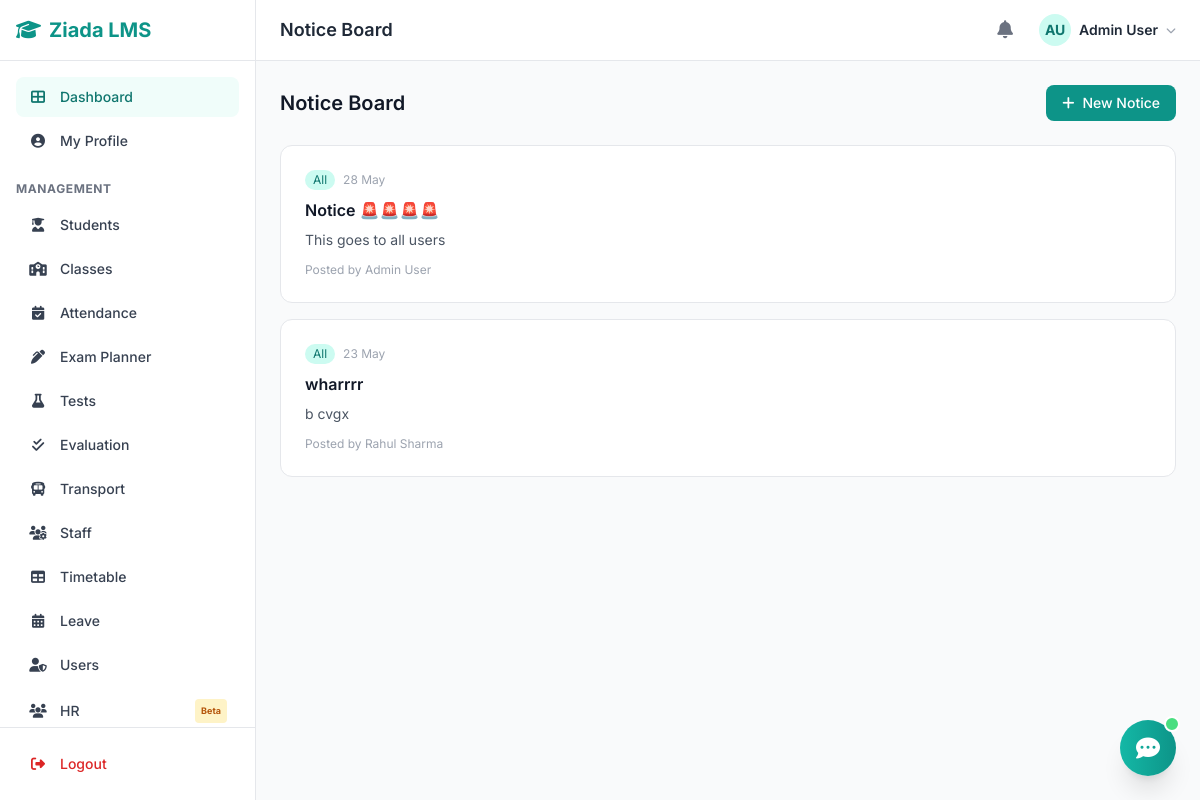
Screenshot of /modules/noticeboard/index.php (signed in) with the database file from the repository.
### tables this page shows
CREATE TABLE `users` (
  `id` int(11) NOT NULL,
  `username` varchar(50) NOT NULL,
  `email` varchar(100) NOT NULL,
  `password` varchar(255) NOT NULL,
  `full_name` varchar(100) NOT NULL,
  `phone` varchar(20) DEFAULT NULL,
  `role` enum('admin','teacher','student') NOT NULL DEFAULT 'student',
  `avatar` varchar(255) DEFAULT NULL,
  `is_active` tinyint(1) DEFAULT 1,
  `created_at` timestamp NOT NULL DEFAULT current_timestamp(),
  `updated_at` timestamp NOT NULL DEFAULT current_timestamp() ON UPDATE current_timestamp()
);

CREATE TABLE `notices` (
  `id` int(11) NOT NULL,
  `title` varchar(200) NOT NULL,
  `content` text NOT NULL,
  `target_audience` enum('all','teacher','student') DEFAULT 'all',
  `class_id` int(11) DEFAULT NULL,
  `is_active` tinyint(1) DEFAULT 1,
  `created_by` int(11) DEFAULT NULL,
  `created_at` timestamp NOT NULL DEFAULT current_timestamp()
);

### config/database.php (called while the page is built, shortened)
<?php
function db_connect() {
    $conn = new mysqli(DB_HOST, DB_USER, DB_PASS, DB_NAME);
    $conn->set_charset("utf8mb4");
    return $conn;
}
function db_query($sql, $params = []) {
    $conn = db_connect();
    if (!empty($params)) {
        $stmt = $conn->prepare($sql);
        if ($stmt) {
            $types = '';
            foreach ($params as $p) {
                if (is_int($p)) $types .= 'i';
                elseif (is_double($p)) $types .= 'd';
                else $types .= 's';
            }
            $stmt->bind_param($types, ...$params);
            $stmt->execute();
            $result = $stmt->get_result();
            return $result;
        }
    }
    $result = $conn->query($sql);
    return $result;
}
function db_get_row($sql, $params = []) {
    $result = db_query($sql, $params);
    return $result ? $result->fetch_assoc() : null;
}
function db_get_all($sql, $params = []) {
    $result = db_query($sql, $params);
    return $result ? $result->fetch_all(MYSQLI_ASSOC) : [];
}

### modules/noticeboard/index.php (the view, shortened to what this page needs)
<?php
require_once __DIR__ . '/../../includes/functions.php';
$notices = db_get_all("SELECT n.*, u.full_name as author FROM notices n LEFT JOIN users u ON n.created_by = u.id WHERE n.is_active = 1 ORDER BY n.created_at DESC");
include __DIR__ . '/../../includes/header.php';
?>
<div class="max-w-4xl mx-auto">
    <div class="flex items-center justify-between mb-6">
        <h2 class="text-xl font-semibold text-gray-900">Notice Board</h2>
        <button onclick="document.getElementById('noticeForm').classList.toggle('hidden')" class="bg-teal-600 text-white px-4 py-2 rounded-lg text-sm font-medium hover:bg-teal-700 transition flex items-center gap-2">
            <i class="fas fa-plus"></i> New Notice
        </button>
    </div>
    <?php if (empty($notices)): ?>
    <div class="bg-white rounded-xl border border-gray-200 p-12 text-center">
        <i class="fas fa-bullhorn text-5xl text-gray-300 mb-4 block"></i>
        <p class="text-gray-500">No notices posted yet.</p>
    </div>
    <?php else: ?>
    <div class="space-y-4">
        <?php foreach ($notices as $n): ?>
        <div class="bg-white rounded-xl border border-gray-200 p-6 hover:shadow-sm transition">
            <div class="flex items-start justify-between">
                <div class="flex-1">
                    <div class="flex items-center gap-2 mb-2">
                        <span class="text-xs px-2 py-0.5 rounded-full bg-teal-100 text-teal-700"><?= ucfirst($n['target_audience']) ?></span>
                        <span class="text-xs text-gray-400"><?= time_ago($n['created_at']) ?></span>
                    </div>
                    <h3 class="font-semibold text-gray-900"><?= sanitize($n['title']) ?></h3>
                    <p class="text-sm text-gray-600 mt-2"><?= nl2br(sanitize($n['content'])) ?></p>
                    <p class="text-xs text-gray-400 mt-3">Posted by <?= sanitize($n['author'] ?? 'Admin') ?></p>
                </div>
            </div>
        </div>
        <?php endforeach; ?>
    </div>
    <?php endif; ?>
</div>
<?php include __DIR__ . '/../../includes/footer.php'; ?>

### includes/functions.php (shortened to what this page needs)
<?php
function sanitize($input) {
    return htmlspecialchars(strip_tags(trim($input)), ENT_QUOTES, 'UTF-8');
}
function time_ago($datetime) {
    $time = strtotime($datetime);
    $diff = time() - $time;
    return date('d M', $time);
}
function get_avatar($name, $photo = null, $subdir = 'avatars') {
    $initials = '';
    $parts = explode(' ', $name);
    foreach ($parts as $p) $initials .= strtoupper($p[0] ?? '');
    return substr($initials, 0, 2);
}
function user_avatar_html($user, $size = 'w-8 h-8', $text_size = 'text-sm') {
    $initial = get_avatar($user['full_name'] ?? 'U');
    return '<div class="' . $size . ' rounded-full bg-teal-100 flex items-center justify-center ' . $text_size . ' font-bold text-teal-700">' . $initial . '</div>';
}

### assets/css/style.css (style rules this page uses)
:root { --color-primary: #0d9488; --color-primary-hover: #0f766e; --color-primary-light: #f0fdfa; --color-primary-ring: rgba(13, 148, 136, 0.3); --font-sans: 'Inter', -apple-system, BlinkMacSystemFont, 'Segoe UI', Roboto, sans-serif; }
* { margin: 0; padding: 0; box-sizing: border-box; }
body { font-family: var(--font-sans); -webkit-font-smoothing: antialiased; }
button, .btn { cursor: pointer; font-family: var(--font-sans); transition: all 0.15s ease; }

### rows the page displays
users: full_name "AU"
notices: target_audience "All", created_at "28 May", title "Notice 🚨🚨🚨🚨", content "This goes to all users", created_by.full_name "Admin User"
notices: target_audience "All", created_at "23 May", title "wharrrr", content "b cvgx", created_by.full_name "Rahul Sharma"

### other values shown
$page_title "Notice Board"
get_user_name() "Admin User"
